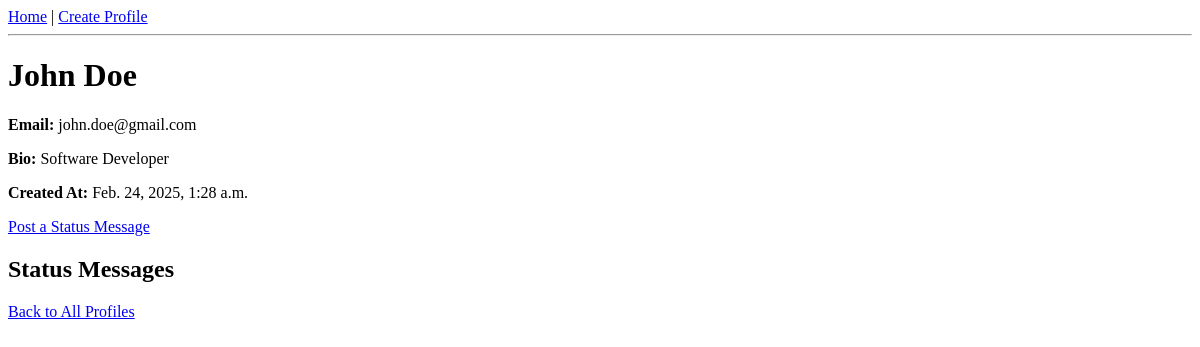
The app's page /mini_fb/profile/1/, older data.
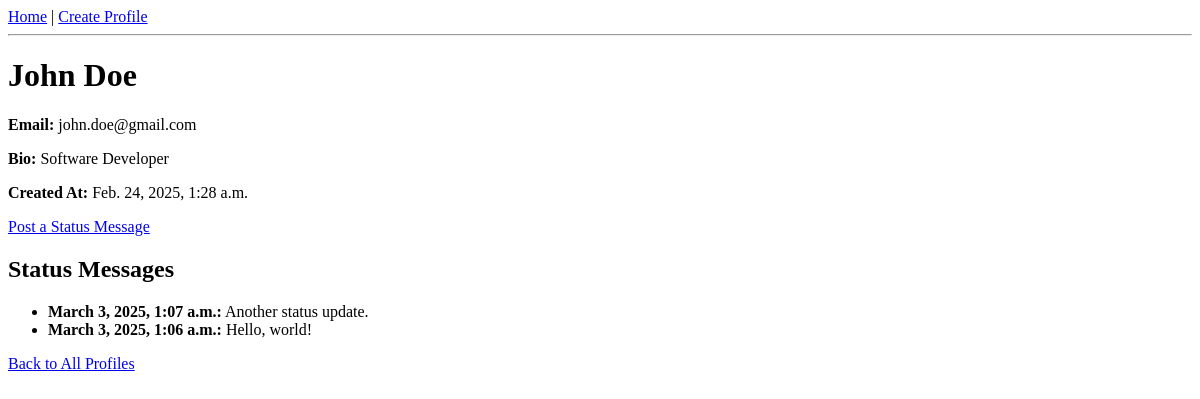
The same page, newer data.
### mini_fb/models.py (models this page shows, shortened)
class StatusMessage(models.Model):
    timestamp = models.DateTimeField(auto_now_add=True)
    message = models.TextField()
    profile = models.ForeignKey(Profile, on_delete=models.CASCADE, related_name="status_messages")

### mini_fb/views.py (the view)
# urls.py: path('profile/<int:pk>/', views.profile_detail, name='profile_detail'),
def profile_detail(request, pk):
    profile = get_object_or_404(Profile, pk=pk)
    status_messages = profile.get_status_messages()
    return render(request, 'mini_fb/profile_detail.html', {'profile': profile, 'status_messages': status_messages})

### mini_fb/models.py (called while the page is built)
    def get_status_messages(self):
        return self.status_messages.all().order_by('-timestamp')

### mini_fb/templates/mini_fb/profile_detail.html (shortened to what this page needs)
{% extends 'mini_fb/base.html' %}
{% block content %}
<!DOCTYPE html>
<html>
<head>
</head>
<body>
    <h1>{{ profile.first_name }} {{ profile.last_name }}</h1>
    <p><strong>Email:</strong> {{ profile.email }}</p>
    <p><strong>Bio:</strong> {{ profile.bio }}</p>
    <p><strong>Created At:</strong> {{ profile.created_at }}</p>
    <a href="{% url 'create_status' profile.id %}">Post a Status Message</a>
    <h2>Status Messages</h2>
    <ul>
        {% for message in status_messages %}
            <li>
                <strong>{{ message.timestamp }}:</strong> {{ message.message }}
            </li>
        {% endfor %}
    </ul>
    <a href="{% url 'profile_list' %}">Back to All Profiles</a>
</body>
</html>
{% endblock %}

Row changes from the older to the newer data that the page shows:
added StatusMessage: timestamp "March 3, 2025, 1:07 a.m.", message "Another status update."
added StatusMessage: timestamp "March 3, 2025, 1:06 a.m.", message "Hello, world!"
